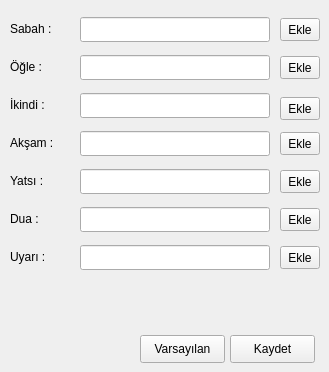
    <widget class="QWidget" name="ses_dosyalari_tab">
     <attribute name="icon">
      <iconset resource="PyVakitci.qrc">
       <normaloff>:/resimler/ses_dosyalari.png</normaloff>:/resimler/ses_dosyalari.png</iconset>
     </attribute>
     <attribute name="title">
      <string notr="true"/>
     </attribute>
     <attribute name="toolTip">
      <string>Ses Dosyaları</string>
     </attribute>
     <widget class="QLabel" name="sabah_ses_label">
      <property name="geometry">
       <rect>
        <x>10</x>
        <y>20</y>
        <width>70</width>
        <height>17</height>
       </rect>
      </property>
      <property name="text">
       <string>Sabah :</string>
      </property>
     </widget>
     <widget class="QLineEdit" name="sabah_lineEdit">
      <property name="geometry">
       <rect>
        <x>80</x>
        <y>17</y>
        <width>190</width>
        <height>25</height>
       </rect>
      </property>
      <property name="sizePolicy">
       <sizepolicy hsizetype="Preferred" vsizetype="Preferred">
        <horstretch>0</horstretch>
        <verstretch>0</verstretch>
       </sizepolicy>
      </property>
      <property name="readOnly">
       <bool>true</bool>
      </property>
     </widget>
     <widget class="QToolButton" name="sabah_toolButton">
      <property name="geometry">
       <rect>
        <x>280</x>
        <y>18</y>
        <width>40</width>
        <height>23</height>
       </rect>
      </property>
      <property name="sizePolicy">
       <sizepolicy hsizetype="Preferred" vsizetype="Preferred">
        <horstretch>0</horstretch>
        <verstretch>0</verstretch>
       </sizepolicy>
      </property>
      <property name="text">
       <string>Ekle</string>
      </property>
     </widget>
     <widget class="QToolButton" name="dua_toolButton">
      <property name="geometry">
       <rect>
        <x>280</x>
        <y>208</y>
        <width>40</width>
        <height>23</height>
       </rect>
      </property>
      <property name="sizePolicy">
       <sizepolicy hsizetype="Preferred" vsizetype="Preferred">
        <horstretch>0</horstretch>
        <verstretch>0</verstretch>
       </sizepolicy>
      </property>
      <property name="text">
       <string>Ekle</string>
      </property>
     </widget>
     <widget class="QLabel" name="dua_ses_label">
      <property name="geometry">
       <rect>
        <x>10</x>
        <y>210</y>
        <width>70</width>
        <height>17</height>
       </rect>
      </property>
      <property name="text">
       <string>Dua :</string>
      </property>
     </widget>
     <widget class="QLabel" name="aksam_ses_label">
      <property name="geometry">
       <rect>
        <x>10</x>
        <y>134</y>
        <width>70</width>
        <height>17</height>
       </rect>
      </property>
      <property name="text">
       <string>Akşam :</string>
      </property>
     </widget>
     <widget class="QLineEdit" name="aksam_lineEdit">
      <property name="geometry">
       <rect>
        <x>80</x>
        <y>131</y>
        <width>190</width>
        <height>25</height>
       </rect>
      </property>
      <property name="sizePolicy">
       <sizepolicy hsizetype="Preferred" vsizetype="Preferred">
        <horstretch>0</horstretch>
        <verstretch>0</verstretch>
       </sizepolicy>
      </property>
      <property name="readOnly">
       <bool>true</bool>
      </property>
     </widget>
     <widget class="QToolButton" name="aksam_toolButton">
      <property name="geometry">
       <rect>
        <x>280</x>
        <y>132</y>
        <width>40</width>
        <height>23</height>
       </rect>
      </property>
      <property name="sizePolicy">
       <sizepolicy hsizetype="Preferred" vsizetype="Preferred">
        <horstretch>0</horstretch>
        <verstretch>0</verstretch>
       </sizepolicy>
      </property>
      <property name="text">
       <string>Ekle</string>
      </property>
     </widget>
     <widget class="QToolButton" name="uyari_toolButton">
      <property name="geometry">
       <rect>
        <x>280</x>
        <y>246</y>
        <width>40</width>
        <height>23</height>
       </rect>
      </property>
      <property name="sizePolicy">
       <sizepolicy hsizetype="Preferred" vsizetype="Preferred">
        <horstretch>0</horstretch>
        <verstretch>0</verstretch>
       </sizepolicy>
      </property>
      <property name="text">
       <string>Ekle</string>
      </property>
     </widget>
     <widget class="QLabel" name="yatsi_ses_label">
      <property name="geometry">
       <rect>
        <x>10</x>
        <y>172</y>
        <width>70</width>
        <height>17</height>
       </rect>
      </property>
      <property name="text">
       <string>Yatsı :</string>
      </property>
     </widget>
     <widget class="QLineEdit" name="yatsi_lineEdit">
      <property name="geometry">
       <rect>
        <x>80</x>
        <y>169</y>
        <width>190</width>
        <height>25</height>
       </rect>
      </property>
      <property name="sizePolicy">
       <sizepolicy hsizetype="Preferred" vsizetype="Preferred">
        <horstretch>0</horstretch>
        <verstretch>0</verstretch>
       </sizepolicy>
      </property>
      <property name="readOnly">
       <bool>true</bool>
      </property>
     </widget>
     <widget class="QToolButton" name="yatsi_toolButton">
      <property name="geometry">
       <rect>
        <x>280</x>
        <y>170</y>
        <width>40</width>
        <height>23</height>
       </rect>
      </property>
      <property name="sizePolicy">
       <sizepolicy hsizetype="Preferred" vsizetype="Preferred">
        <horstretch>0</horstretch>
        <verstretch>0</verstretch>
       </sizepolicy>
      </property>
      <property name="text">
       <string>Ekle</string>
      </property>
     </widget>
     <widget class="QLabel" name="uyari_ses_label">
      <property name="geometry">
       <rect>
        <x>10</x>
        <y>248</y>
        <width>70</width>
        <height>17</height>
       </rect>
      </property>
      <property name="text">
       <string>Uyarı :</string>
      </property>
     </widget>
     <widget class="QLabel" name="ogle_ses_label">
      <property name="geometry">
       <rect>
        <x>10</x>
        <y>58</y>
        <width>70</width>
        <height>17</height>
       </rect>
      </property>
      <property name="text">
       <string>Öğle :</string>
      </property>
     </widget>
     <widget class="QLineEdit" name="ogle_lineEdit">
      <property name="geometry">
       <rect>
        <x>80</x>
        <y>55</y>
        <width>190</width>
        <height>25</height>
       </rect>
      </property>
      <property name="sizePolicy">
       <sizepolicy hsizetype="Preferred" vsizetype="Preferred">
        <horstretch>0</horstretch>
        <verstretch>0</verstretch>
       </sizepolicy>
      </property>
      <property name="readOnly">
       <bool>true</bool>
      </property>
     </widget>
     <widget class="QToolButton" name="ogle_toolButton">
      <property name="geometry">
       <rect>
        <x>280</x>
        <y>56</y>
        <width>40</width>
        <height>23</height>
       </rect>
      </property>
      <property name="sizePolicy">
       <sizepolicy hsizetype="Preferred" vsizetype="Preferred">
        <horstretch>0</horstretch>
        <verstretch>0</verstretch>
       </sizepolicy>
      </property>
      <property name="text">
       <string>Ekle</string>
      </property>
     </widget>
     <widget class="QLineEdit" name="uyari_lineEdit">
      <property name="geometry">
       <rect>
        <x>80</x>
        <y>245</y>
        <width>190</width>
        <height>25</height>
       </rect>
      </property>
      <property name="sizePolicy">
       <sizepolicy hsizetype="Preferred" vsizetype="Preferred">
        <horstretch>0</horstretch>
        <verstretch>0</verstretch>
       </sizepolicy>
      </property>
      <property name="readOnly">
       <bool>true</bool>
      </property>
     </widget>
     <widget class="QLineEdit" name="dua_lineEdit">
      <property name="geometry">
       <rect>
        <x>80</x>
        <y>207</y>
        <width>190</width>
        <height>25</height>
       </rect>
      </property>
      <property name="sizePolicy">
       <sizepolicy hsizetype="Preferred" vsizetype="Preferred">
        <horstretch>0</horstretch>
        <verstretch>0</verstretch>
       </sizepolicy>
      </property>
      <property name="readOnly">
       <bool>true</bool>
      </property>
     </widget>
     <widget class="QLabel" name="ikindi_ses_label">
      <property name="geometry">
       <rect>
        <x>10</x>
        <y>96</y>
        <width>70</width>
        <height>17</height>
       </rect>
      </property>
      <property name="text">
       <string>İkindi :</string>
      </property>
     </widget>
     <widget class="QLineEdit" name="ikindi_lineEdit">
      <property name="geometry">
       <rect>
        <x>80</x>
        <y>93</y>
        <width>190</width>
        <height>25</height>
       </rect>
      </property>
      <property name="sizePolicy">
       <sizepolicy hsizetype="Preferred" vsizetype="Preferred">
        <horstretch>0</horstretch>
        <verstretch>0</verstretch>
       </sizepolicy>
      </property>
      <property name="readOnly">
       <bool>true</bool>
      </property>
     </widget>
     <widget class="QToolButton" name="ikindi_toolButton">
      <property name="geometry">
       <rect>
        <x>280</x>
        <y>97</y>
        <width>40</width>
        <height>23</height>
       </rect>
      </property>
      <property name="sizePolicy">
       <sizepolicy hsizetype="Preferred" vsizetype="Preferred">
        <horstretch>0</horstretch>
        <verstretch>0</verstretch>
       </sizepolicy>
      </property>
      <property name="text">
       <string>Ekle</string>
      </property>
     </widget>
     <widget class="QPushButton" name="ses_kaydet_pushButton">
      <property name="geometry">
       <rect>
        <x>230</x>
        <y>335</y>
        <width>85</width>
        <height>28</height>
       </rect>
      </property>
      <property name="toolTip">
       <string>Program kapanıp açıldığında yaptığınız değişikliklerin
hatırlanması için buraya tıklayın.</string>
      </property>
      <property name="text">
       <string>Kaydet</string>
      </property>
     </widget>
     <widget class="QPushButton" name="ses_varsayilan_pushButton">
      <property name="geometry">
       <rect>
        <x>140</x>
        <y>335</y>
        <width>85</width>
        <height>28</height>
       </rect>
      </property>
      <property name="toolTip">
       <string>Varsayılan ayarlara dönmek isterseniz buraya tıklayın.</string>
      </property>
      <property name="text">
       <string>Varsayılan</string>
      </property>
     </widget>
     <widget class="Phonon::VolumeSlider" name="volumeSlider" native="true">
      <property name="geometry">
       <rect>
        <x>200</x>
        <y>290</y>
        <width>117</width>
        <height>30</height>
       </rect>
      </property>
     </widget>
    </widget>
